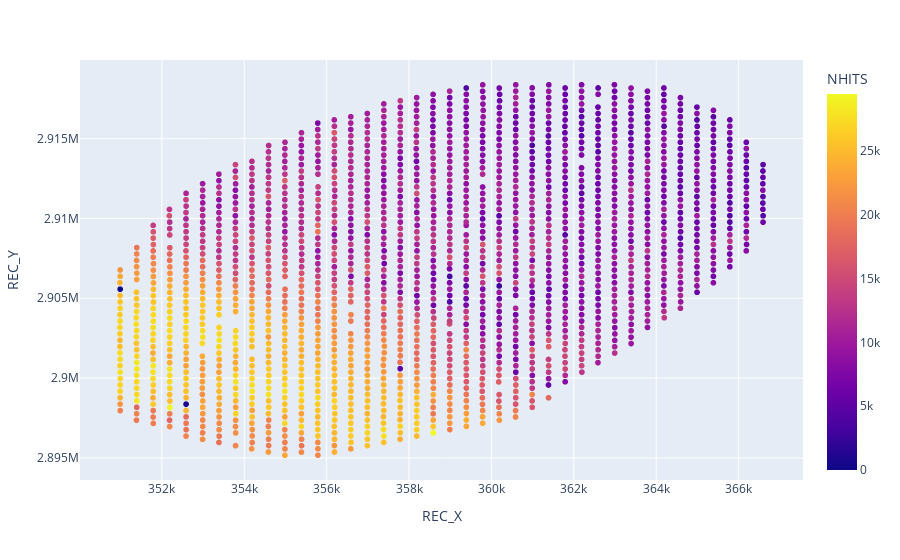

Notebook code for this chart:
### Code cell
fig = px.scatter(data, x="REC_X", y="REC_Y", color="NHITS")
fig.show()

### Figure 1 — Plotly figure (JSON) as saved in the notebook; plotly's stock layout.template omitted (floating-point values rounded to 4 significant figures; data arrays with more than 128 entries replaced by an {"elided": "..."} marker saying what was removed)
{"data": [{"hovertemplate": "REC_X=%{x}<br>REC_Y=%{y}<br>NHITS=%{marker.color}<extra></extra>", "legendgroup": "", "marker": {"color": {"elided": "1700 int values"}, "coloraxis": "coloraxis", "symbol": "circle"}, "mode": "markers", "name": "", "showlegend": false, "type": "scattergl", "x": {"elided": "1700 float values"}, "xaxis": "x", "y": {"elided": "1700 float values"}, "yaxis": "y"}], "layout": {"autosize": true, "coloraxis": {"colorbar": {"title": {"text": "NHITS"}}, "colorscale": [[0, "#0d0887"], [0.1111, "#46039f"], [0.2222, "#7201a8"], [0.3333, "#9c179e"], [0.4444, "#bd3786"], [0.5556, "#d8576b"], [0.6667, "#ed7953"], [0.7778, "#fb9f3a"], [0.8889, "#fdca26"], [1, "#f0f921"]]}, "legend": {"tracegroupgap": 0}, "margin": {"t": 60}, "xaxis": {"anchor": "y", "autorange": true, "domain": [0, 1], "range": [350000.0, 367500.0], "title": {"text": "REC_X"}, "type": "linear"}, "yaxis": {"anchor": "x", "autorange": true, "domain": [0, 1], "range": [2894000.0, 2920000.0], "title": {"text": "REC_Y"}, "type": "linear"}}}
